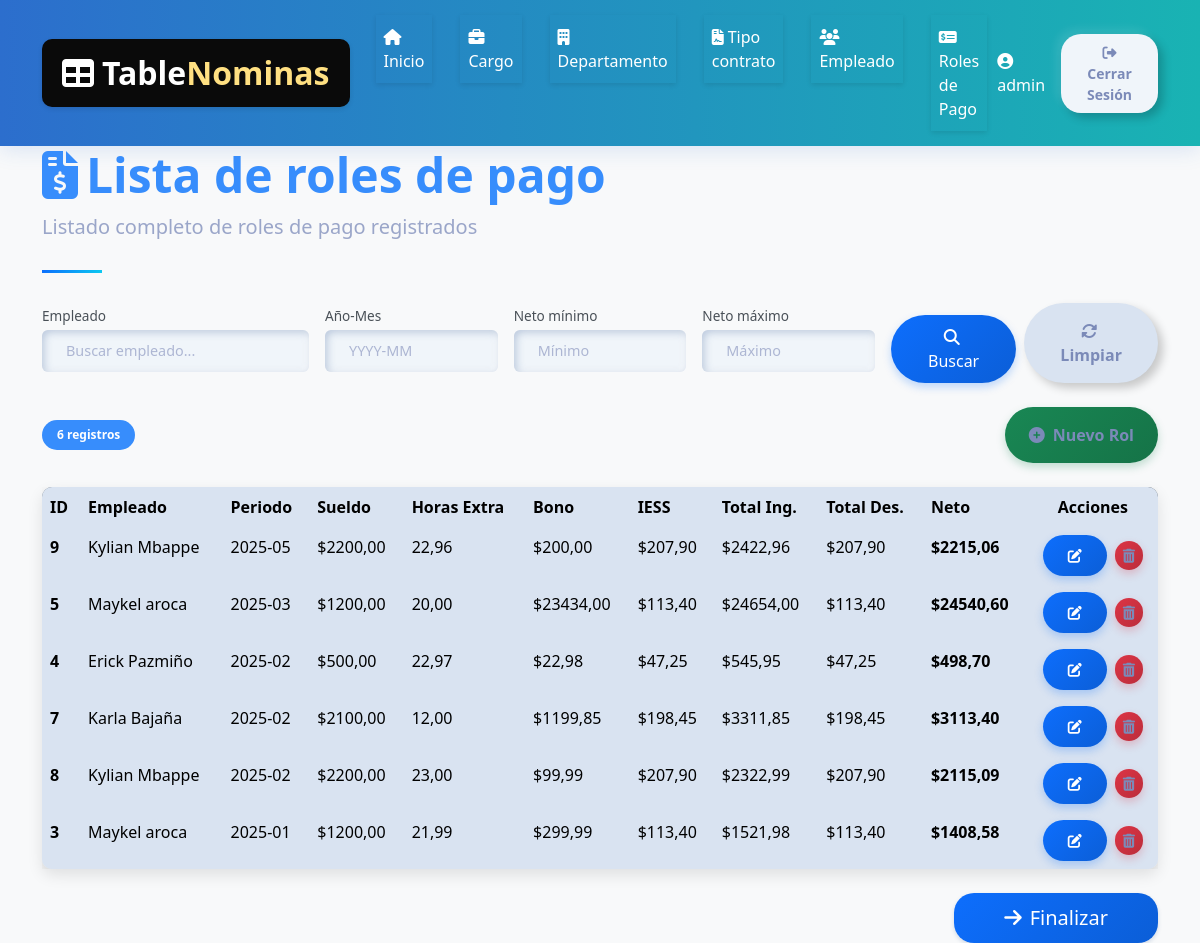
Page /nomina/rol_list/ (signed in) on the earlier database version.
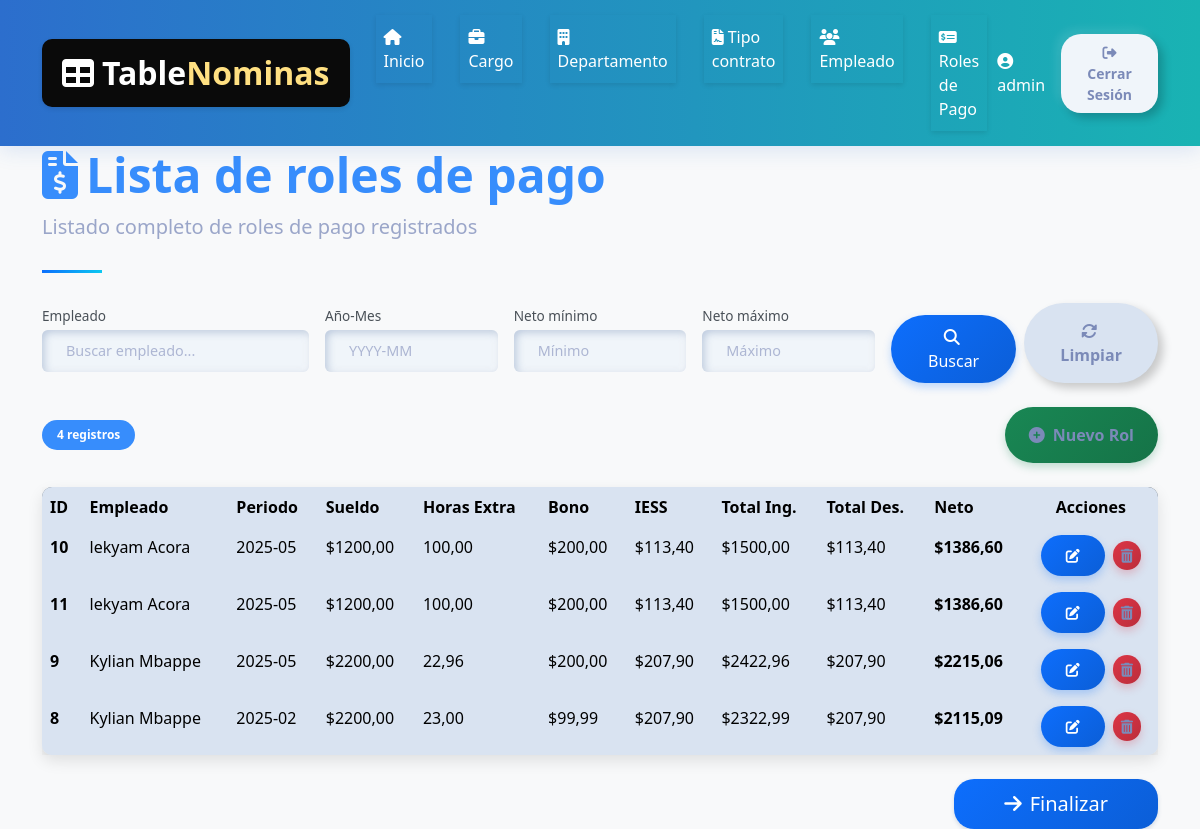
Same page on the later database version.
### core/models.py (models this page shows, shortened)
class Rol(models.Model):
    empleado = models.ForeignKey('Empleado', on_delete=models.CASCADE)
    aniomes = models.DateField()
    sueldo = models.DecimalField(max_digits=10, decimal_places=2)
    horas_extras = models.DecimalField(max_digits=10, decimal_places=2)
    bono = models.DecimalField(max_digits=10, decimal_places=2)
    tot_ing = models.DecimalField(max_digits=10, decimal_places=2, blank=True, null=True)
    iess = models.DecimalField(max_digits=10, decimal_places=2, blank=True, null=True)
    tot_des = models.DecimalField(max_digits=10, decimal_places=2, blank=True, null=True)
    neto = models.DecimalField(max_digits=10, decimal_places=2, blank=True, null=True)

class Empleado(models.Model):
    SEXO_CHOICES = [
        ('M', 'Masculino'),
        ('F', 'Femenino'),
    ]
    nombres = models.CharField(max_length=100)
    cedula = models.CharField(max_length=20, unique=True)
    direccion = models.TextField()
    sexo = models.CharField(max_length=1, choices=SEXO_CHOICES)
    sueldo = models.DecimalField(max_digits=10, decimal_places=2)
    cargo = models.ForeignKey(Cargo, on_delete=models.CASCADE)
    departamento = models.ForeignKey(Departamento, on_delete=models.CASCADE)
    tipo_contrato = models.ForeignKey(TipoContrato, on_delete=models.CASCADE)

### core/views.py (the view)
# urls.py: path('rol_list/', rol_list, name='rol_list'),  # URL para la vista home
@login_required
def rol_list(request):
    query_empleado = request.GET.get('empleado', '')
    query_aniomes = request.GET.get('aniomes', '')
    query_neto_min = request.GET.get('neto_min', '')
    query_neto_max = request.GET.get('neto_max', '')
    roles_list = Rol.objects.all().order_by('-aniomes', 'empleado__nombres')
    if query_empleado:
        roles_list = roles_list.filter(empleado__nombres__icontains=query_empleado)
    if query_aniomes:
        roles_list = roles_list.filter(aniomes__contains=query_aniomes)
    if query_neto_min:
        roles_list = roles_list.filter(neto__gte=float(query_neto_min))
    if query_neto_max:
        roles_list = roles_list.filter(neto__lte=float(query_neto_max))
    paginator = Paginator(roles_list, 10)
    page_number = request.GET.get('page')
    roles = paginator.get_page(page_number)
    context = {
        'roles': roles,
        'title': 'Listado de roles de pago',
        'query_empleado': query_empleado,
        'query_aniomes': query_aniomes,
        'query_neto_min': query_neto_min,
        'query_neto_max': query_neto_max,
        'empleados': Empleado.objects.all().order_by('nombres')  # Para autocompletar
    }
    return render(request, 'rol/list.html', context)

### template/rol/list.html (shortened to what the changed rows need)
{% extends "home.html" %}
{% block content %}
<div class="container">
    <header class="page-header">
        <h1 class="display-5 fw-bold text-primary">
            <i class="fas fa-file-invoice-dollar me-2"></i>Lista de roles de pago
        </h1>
    </header>
    <div class="d-flex justify-content-between mb-4">
        <div class="d-flex align-items-center">
            <span class="badge bg-primary rounded-pill me-2">
                {{ roles.paginator.count }} registros
            </span>
        </div>
    </div>
    <div class="card mb-4">
        <div class="card-body p-0">
            <div class="table-responsive">
                <table class="table table-hover mb-0">
                    <thead>
                        <tr>
                            <th scope="col">ID</th>
                            <th scope="col">Empleado</th>
                            <th scope="col">Periodo</th>
                            <th scope="col">Sueldo</th>
                            <th scope="col">Horas Extra</th>
                            <th scope="col">Bono</th>
                            <th scope="col">IESS</th>
                            <th scope="col">Total Ing.</th>
                            <th scope="col">Total Des.</th>
                            <th scope="col">Neto</th>
                            <th scope="col" class="text-center">Acciones</th>
                        </tr>
                    </thead>
                    <tbody>
                        {% for rol in roles %}
                        <tr>
                            <th scope="row">{{ rol.id }}</th>
                            <td>{{ rol.empleado.nombres }}</td>
                            <td>{{ rol.aniomes|date:"Y-m" }}</td>
                            <td>${{ rol.sueldo|floatformat:2 }}</td>
                            <td>{{ rol.horas_extras|floatformat:2 }}</td>
                            <td>${{ rol.bono|floatformat:2 }}</td>
                            <td>${{ rol.iess|floatformat:2 }}</td>
                            <td>${{ rol.tot_ing|floatformat:2 }}</td>
                            <td>${{ rol.tot_des|floatformat:2 }}</td>
                            <td><strong>${{ rol.neto|floatformat:2 }}</strong></td>
                            <td class="text-center">
                                <a href="{% url 'core:rol_update' rol.id %}" class="btn btn-sm btn-primary me-1" title="Editar">
                                    <i class="fas fa-edit"></i>
                                </a>
                                <a href="{% url 'core:rol_delete' rol.id %}" class="btn btn-sm btn-danger" title="Eliminar">
                                    <i class="fas fa-trash-alt"></i>
                                </a>
                            </td>
                        </tr>
                        {% empty %}
                        <tr>
                            <td colspan="11" class="text-center text-muted py-4">
                                No se encontraron roles con los criterios actuales
                            </td>
                        </tr>
                        {% endfor %}
                    </tbody>
                </table>
            </div>
        </div>
    </div>
</div>
{% endblock %}

Differences in the rows shown:
removed Rol: id "5", empleado.nombres "Maykel aroca", aniomes "2025-03", sueldo "1200,00", horas_extras "20,00", bono "23434,00", iess "113,40", tot_ing "24654,00", tot_des "113,40", neto "24540,60"
removed Rol: id "4", empleado.nombres "Erick Pazmiño", aniomes "2025-02", sueldo "500,00", horas_extras "22,97", bono "22,98", iess "47,25", tot_ing "545,95", tot_des "47,25", neto "498,70"
removed Rol: id "7", empleado.nombres "Karla Bajaña", aniomes "2025-02", sueldo "2100,00", horas_extras "12,00", bono "1199,85", iess "198,45", tot_ing "3311,85", tot_des "198,45", neto "3113,40"
removed Rol: id "3", empleado.nombres "Maykel aroca", aniomes "2025-01", sueldo "1200,00", horas_extras "21,99", bono "299,99", iess "113,40", tot_ing "1521,98", tot_des "113,40", neto "1408,58"
added Rol: id "10", empleado.nombres "lekyam Acora", aniomes "2025-05", sueldo "1200,00", horas_extras "100,00", bono "200,00", iess "113,40", tot_ing "1500,00", tot_des "113,40", neto "1386,60"
added Rol: id "11", empleado.nombres "lekyam Acora", aniomes "2025-05", sueldo "1200,00", horas_extras "100,00", bono "200,00", iess "113,40", tot_ing "1500,00", tot_des "113,40", neto "1386,60"
Other differences:
{{ roles.paginator.count }}: "6" → "4"
